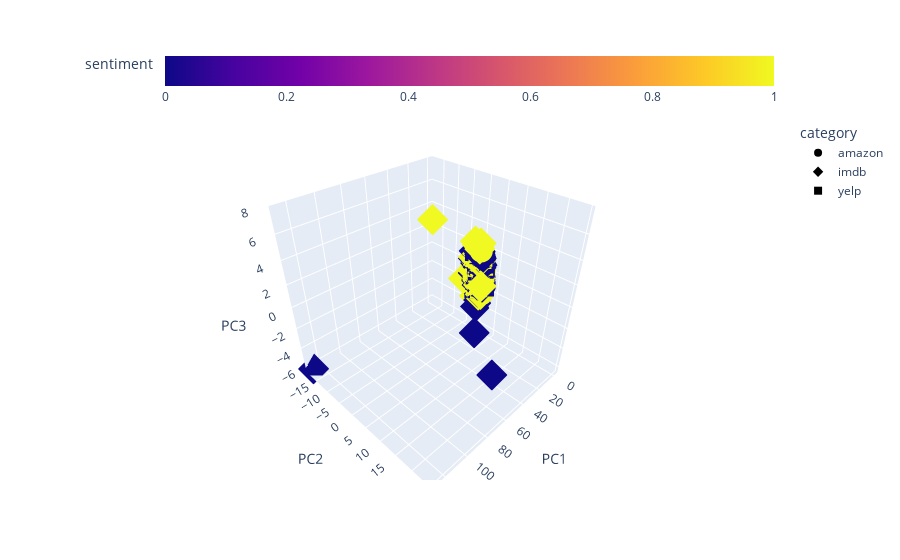

The notebook cell this image was saved under:
### Code cell
fig = px.scatter_3d(df_reduced, x='PC1', y='PC2', z='PC3', color='sentiment', symbol='category')

fig.update_layout(coloraxis_colorbar=dict(orientation="h"))
fig.show()

### Figure 1 — Plotly figure (JSON) as saved in the notebook; plotly's stock layout.template omitted (floating-point values rounded to 4 significant figures; data arrays with more than 128 entries replaced by an {"elided": "..."} marker saying what was removed)
{"data": [{"hovertemplate": "category=amazon<br>PC1=%{x}<br>PC2=%{y}<br>PC3=%{z}<br>sentiment=%{marker.color}<extra></extra>", "legendgroup": "amazon", "marker": {"color": {"elided": "990 int values"}, "coloraxis": "coloraxis", "symbol": "circle"}, "mode": "markers", "name": "amazon", "scene": "scene", "showlegend": true, "type": "scatter3d", "x": {"elided": "990 float values"}, "y": {"elided": "990 float values"}, "z": {"elided": "990 float values"}}, {"hovertemplate": "category=imdb<br>PC1=%{x}<br>PC2=%{y}<br>PC3=%{z}<br>sentiment=%{marker.color}<extra></extra>", "legendgroup": "imdb", "marker": {"color": {"elided": "745 int values"}, "coloraxis": "coloraxis", "symbol": "diamond"}, "mode": "markers", "name": "imdb", "scene": "scene", "showlegend": true, "type": "scatter3d", "x": {"elided": "745 float values"}, "y": {"elided": "745 float values"}, "z": {"elided": "745 float values"}}, {"hovertemplate": "category=yelp<br>PC1=%{x}<br>PC2=%{y}<br>PC3=%{z}<br>sentiment=%{marker.color}<extra></extra>", "legendgroup": "yelp", "marker": {"color": {"elided": "996 int values"}, "coloraxis": "coloraxis", "symbol": "square"}, "mode": "markers", "name": "yelp", "scene": "scene", "showlegend": true, "type": "scatter3d", "x": {"elided": "996 float values"}, "y": {"elided": "996 float values"}, "z": {"elided": "996 float values"}}], "layout": {"coloraxis": {"colorbar": {"orientation": "h", "title": {"text": "sentiment"}}, "colorscale": [[0, "#0d0887"], [0.1111, "#46039f"], [0.2222, "#7201a8"], [0.3333, "#9c179e"], [0.4444, "#bd3786"], [0.5556, "#d8576b"], [0.6667, "#ed7953"], [0.7778, "#fb9f3a"], [0.8889, "#fdca26"], [1, "#f0f921"]]}, "legend": {"title": {"text": "category"}, "tracegroupgap": 0}, "margin": {"t": 60}, "scene": {"domain": {"x": [0, 1], "y": [0, 1]}, "xaxis": {"title": {"text": "PC1"}}, "yaxis": {"title": {"text": "PC2"}}, "zaxis": {"title": {"text": "PC3"}}}}}
